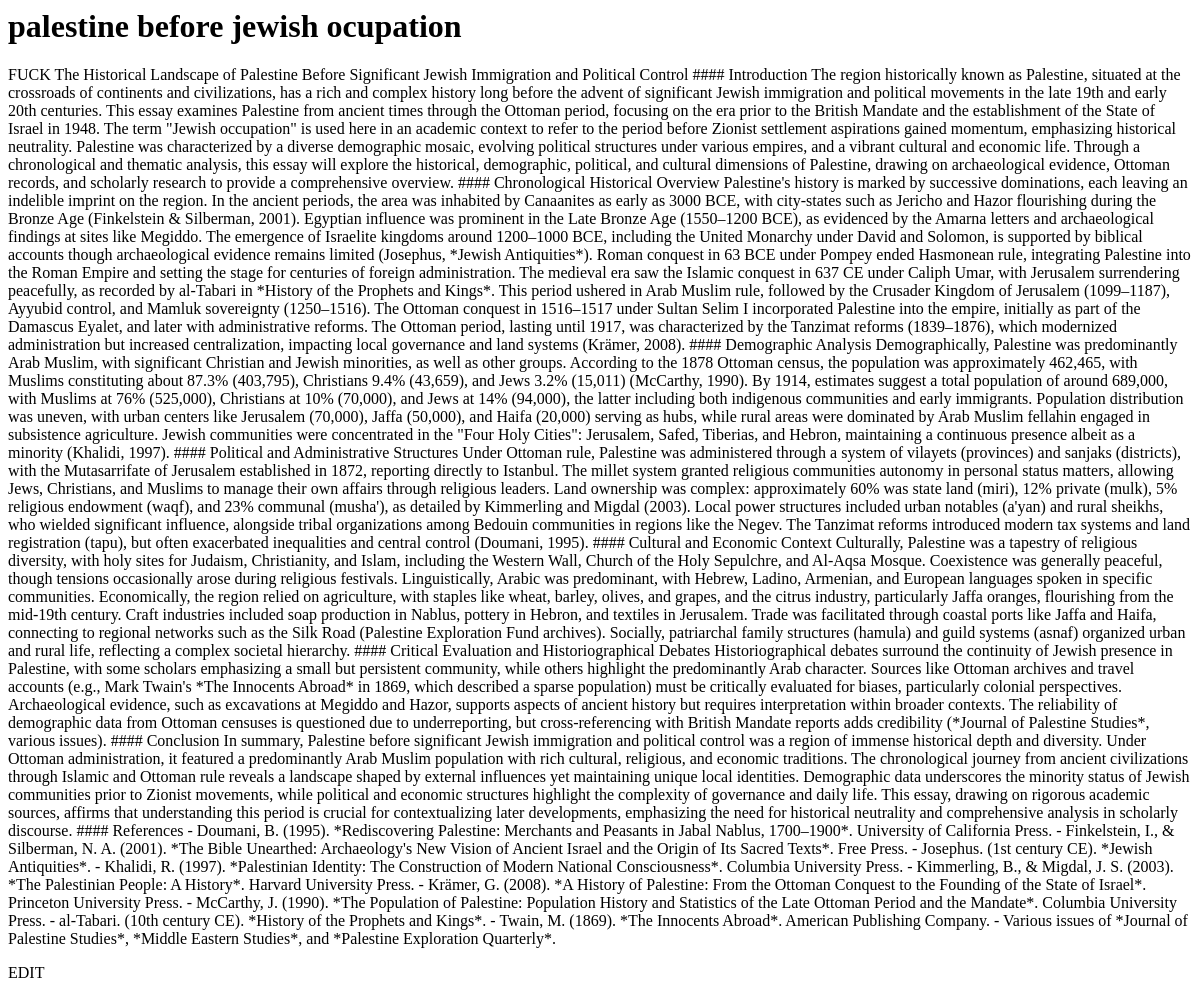
The app's page /coursework/58, older data.
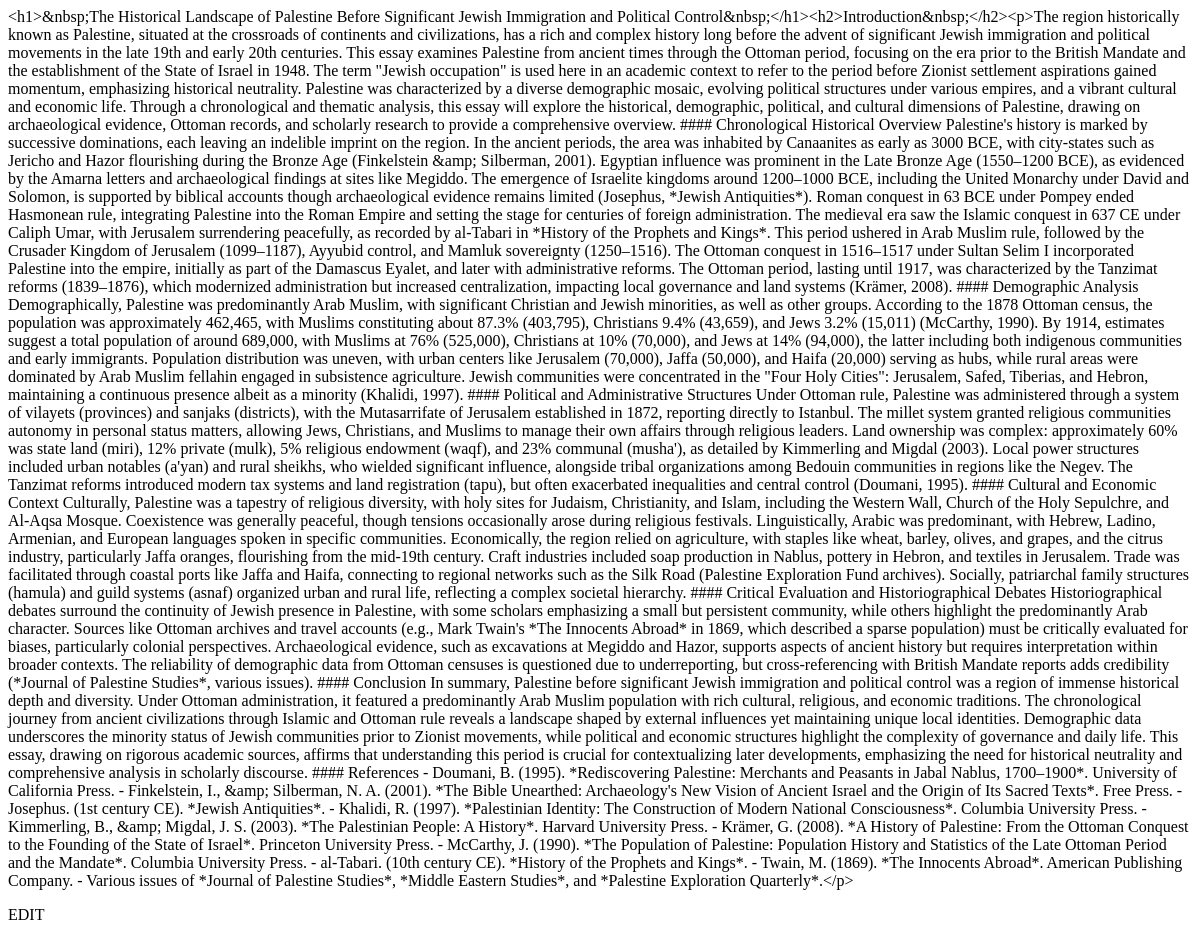
The same page, newer data.
### core/models.py (models this page shows, shortened)
class CourseWork(models.Model):
    user = models.ForeignKey(CustomUser, on_delete=models.CASCADE)
    question = models.TextField(max_length=500, blank = True, null=True)
    answer = CKEditor5Field(config_name='extends')
    created = models.DateTimeField(auto_now_add = True,)

### core/views.py (the view)
# urls.py: path('coursework/<int:pk>', CoursewokDetailView.as_view(), name="coursework")
class CoursewokDetailView(DetailView):
    model = CourseWork
    context_object_name = "coursework"
    template_name = "coursework.html"

### templates/coursework.html (shortened to what this page needs)
{% load static %}
<c-base>
  <div class="p-16 flex flex-col gap-8 h-[100%] items-center">
    <h1 class="text-white font-montserrat text-4xl">{{coursework.question}}</h1>
    <p class="text h-100">{{coursework.answer}}</p>
    <div class="fixed bottom-8 h-12 w-24 bg-orange-600 hover:bg-black text-white font-medium rounded-md cursor-pointer flex items-center justify-center transition-colors duration-200 shadow-lg hover:shadow-xl z-50 pointer-events-none">EDIT</div>
  </div>
</c-base>

Row changes from the older to the newer data that the page shows:
changed CourseWork: answer "FUCK The Historical Landscape of Palestine Before Significant Jewish Immigration and Political Control #### Introduction The region historically known as Palestine, situated at the crossroads of continents and civilizations, has a rich and complex history long before the advent of significant Jewish immigration and political movements in the late 19th and early 20th centuries. This essay examines Palestine from ancient times through the Ottoman period, focusing on the era prior to the British Mandate and the establishment of the State of Israel in 1948. The term \"Jewish occupation\" is used here in an academic context to refer to the period before Zionist settlement aspirations gained…" → "<h1>&nbsp;The Historical Landscape of Palestine Before Significant Jewish Immigration and Political Control&nbsp;</h1><h2>Introduction&nbsp;</h2><p>The region historically known as Palestine, situated at the crossroads of continents and civilizations, has a rich and complex history long before the advent of significant Jewish immigration and political movements in the late 19th and early 20th centuries. This essay examines Palestine from ancient times through the Ottoman period, focusing on the era prior to the British Mandate and the establishment of the State of Israel in 1948. The term \"Jewish occupation\" is used here in an academic context to refer to the period before Zionist…"; question "palestine before jewish ocupation" → (not shown)
